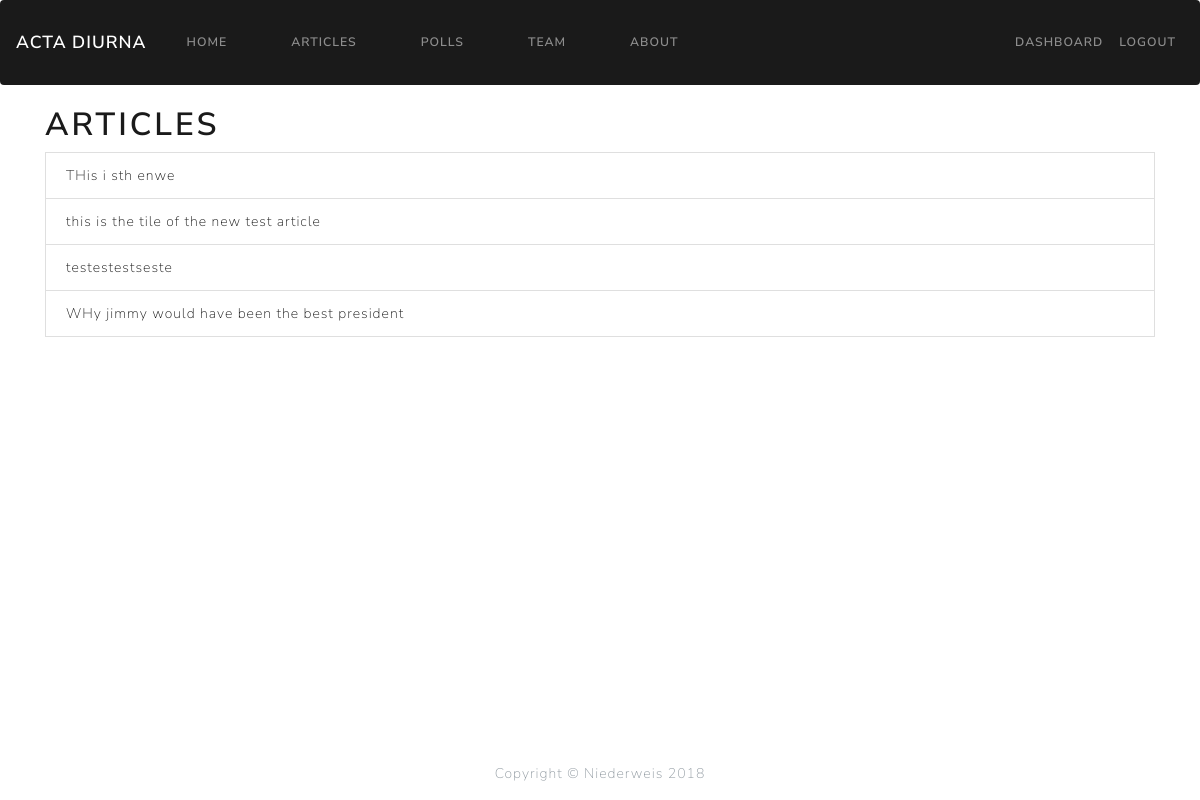
The page /articles (signed in) on the database its author committed.
### app.py (models this page shows)
class Articles(db.Model):
    id = db.Column(db.Integer, primary_key=True)
    title = db.Column(db.String(255))
    author = db.Column(db.String(100))
    body = db.Column(db.String)
    create_date = db.Column(db.String, server_default=db.FetchedValue())

### app.py (the view)
@app.route('/articles')
def articles():
    active = 'articles'
    listOfArticles = Articles.query.all()
    if len(listOfArticles) > 0:
        return render_template('articles.html', articles=listOfArticles)
    else:
        msg = 'No Articles Found'
        return render_template('articles.html', msg=msg)
    cur.close()
    return render_template('articles.html', articles=Articles)

### app.py (called while the page is built)
@login_manager.user_loader
def load_user(user_id):
    return Users.query.get(int(user_id))

### templates/articles.html
{% extends "base.html" %} {% block title %} Articles {% endblock %} {% block content %}
<h1>Articles</h1>
<ul class="list-group">
  {% for article in articles %}
  <li class="list-group-item"><a href="article/{{article.id}}">{{article.title}}<a/></li>
  {% endfor %}
</ul>
{% endblock %}

### rows shown on the page
Articles: title "THis i sth enwe"
Articles: title "this is the tile of the new test article"
Articles: title "testestestseste"
Articles: title "WHy jimmy would have been the best president"
